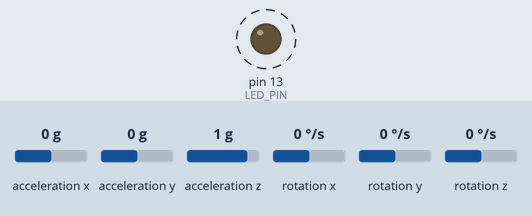
Recording of a sketch running on a simulated Arduino Uno, built with avr-gcc and run on an emulated ATmega328P. Parts: output pins drawn as LEDs (lit = HIGH). Dashed ring = blinking. The inputs (shaded band) are chosen by the test bench; at power-on: acceleration x 0 g, acceleration y 0 g, acceleration z 1 g, rotation x 0 °/s, rotation y 0 °/s, rotation z 0 °/s. What the sketch prints to the serial monitor is not drawn.

Above: at 0.96 s.
1.3 s: acceleration x set to -1.4 g
4.3 s: acceleration y set to -1.4 g
7.3 s: acceleration z set to 0 g
10.3 s: rotation x set to -192 °/s
Timing chart, 0 to 14.3 s (numbered marks = the images above; inputs shaded):
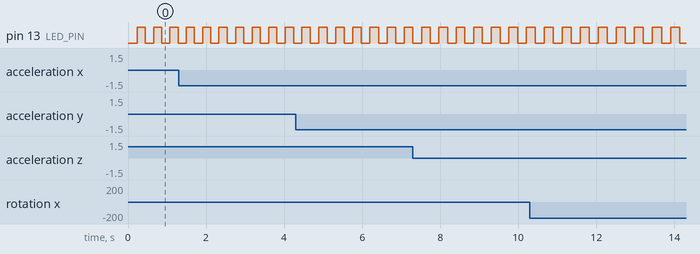

The sketch:

4_17_vel_position.ino
```cpp
// I2C device class (I2Cdev) demonstration Arduino sketch for MPU6050 class
// 10/7/2011 by Jeff Rowberg <jeff@rowberg.net>
// Updates should (hopefully) always be available at https://github.com/jrowberg/i2cdevlib
//
// Changelog:
//      2013-05-08 - added multiple output formats
//                 - added seamless Fastwire support
//      2011-10-07 - initial release

/* ============================================
I2Cdev device library code is placed under the MIT license
Copyright (c) 2011 Jeff Rowberg

Permission is hereby granted, free of charge, to any person obtaining a copy
of this software and associated documentation files (the "Software"), to deal
in the Software without restriction, including without limitation the rights
to use, copy, modify, merge, publish, distribute, sublicense, and/or sell
copies of the Software, and to permit persons to whom the Software is
furnished to do so, subject to the following conditions:

The above copyright notice and this permission notice shall be included in
all copies or substantial portions of the Software.

THE SOFTWARE IS PROVIDED "AS IS", WITHOUT WARRANTY OF ANY KIND, EXPRESS OR
IMPLIED, INCLUDING BUT NOT LIMITED TO THE WARRANTIES OF MERCHANTABILITY,
FITNESS FOR A PARTICULAR PURPOSE AND NONINFRINGEMENT. IN NO EVENT SHALL THE
AUTHORS OR COPYRIGHT HOLDERS BE LIABLE FOR ANY CLAIM, DAMAGES OR OTHER
LIABILITY, WHETHER IN AN ACTION OF CONTRACT, TORT OR OTHERWISE, ARISING FROM,
OUT OF OR IN CONNECTION WITH THE SOFTWARE OR THE USE OR OTHER DEALINGS IN
THE SOFTWARE.
===============================================
*/

// I2Cdev and MPU6050 must be installed as libraries, or else the .cpp/.h files
// for both classes must be in the include path of your project
#include "I2Cdev.h"
#include "MPU6050.h"

// Arduino Wire library is required if I2Cdev I2CDEV_ARDUINO_WIRE implementation
// is used in I2Cdev.h
#if I2CDEV_IMPLEMENTATION == I2CDEV_ARDUINO_WIRE
    #include "Wire.h"
#endif

// class default I2C address is 0x68
// specific I2C addresses may be passed as a parameter here
// AD0 low = 0x68 (default for InvenSense evaluation board)
// AD0 high = 0x69
MPU6050 accelgyro;
//MPU6050 accelgyro(0x69); // <-- use for AD0 high

int16_t ax, ay, az;
int16_t gx, gy, gz;


// uncomment "OUTPUT_READABLE_ACCELGYRO" if you want to see a tab-separated
// list of the accel X/Y/Z and then gyro X/Y/Z values in decimal. Easy to read,
// not so easy to parse, and slow(er) over UART.
#define OUTPUT_READABLE_ACCELGYRO

// uncomment "OUTPUT_BINARY_ACCELGYRO" to send all 6 axes of data as 16-bit
// binary, one right after the other. This is very fast (as fast as possible
// without compression or data loss), and easy to parse, but impossible to read
// for a human.
//#define OUTPUT_BINARY_ACCELGYRO


#define LED_PIN 13
bool blinkState = false;

long Raw_Time;
double Time;
double Prev_time;
double dt;
double AccX_M;
double AccY_M;
double AccZ_M;
double GyroX_M;
double GyroY_M;
double GyroZ_M;
double V_xi;
double V_yi;
double V_zi;
double V_x;
double V_y;
double V_z;
double S_xi;
double S_yi;
double S_zi;
double S_x;
double S_y;
double S_z;

void setup() {
    // join I2C bus (I2Cdev library doesn't do this automatically)
    #if I2CDEV_IMPLEMENTATION == I2CDEV_ARDUINO_WIRE
        Wire.begin();
    #elif I2CDEV_IMPLEMENTATION == I2CDEV_BUILTIN_FASTWIRE
        Fastwire::setup(400, true);
    #endif

    // initialize serial communication
    // (38400 chosen because it works as well at 8MHz as it does at 16MHz, but
    // it's really up to you depending on your project)
    Serial.begin(9600);

    // initialize device
    Serial.println("Initializing I2C devices...");
    accelgyro.initialize();
    accelgyro.setDLPFMode(MPU6050_DLPF_BW_98); // <<<<<<<<<<<<<<<<<<<<<<<<<<<<<<<<<<<<<<<<<<<<<<<<<<<<<<<<<<<<<<<<<<<<<<<<<<<<

    // verify connection
    Serial.println("Testing device connections...");
    Serial.println(accelgyro.testConnection() ? "MPU6050 connection successful" : "MPU6050 connection failed");

    // use the code below to change accel/gyro offset values
    /*
    Serial.println("Updating internal sensor offsets...");
    // -76  -2359 1688  0 0 0
    Serial.print(accelgyro.getXAccelOffset()); Serial.print("\t"); // -76
    Serial.print(accelgyro.getYAccelOffset()); Serial.print("\t"); // -2359
    Serial.print(accelgyro.getZAccelOffset()); Serial.print("\t"); // 1688
    Serial.print(accelgyro.getXGyroOffset()); Serial.print("\t"); // 0
    Serial.print(accelgyro.getYGyroOffset()); Serial.print("\t"); // 0
    Serial.print(accelgyro.getZGyroOffset()); Serial.print("\t"); // 0
    Serial.print("\n");
    accelgyro.setXGyroOffset(220);
    accelgyro.setYGyroOffset(76);
    accelgyro.setZGyroOffset(-85);
    Serial.print(accelgyro.getXAccelOffset()); Serial.print("\t"); // -76
    Serial.print(accelgyro.getYAccelOffset()); Serial.print("\t"); // -2359
    Serial.print(accelgyro.getZAccelOffset()); Serial.print("\t"); // 1688
    Serial.print(accelgyro.getXGyroOffset()); Serial.print("\t"); // 0
    Serial.print(accelgyro.getYGyroOffset()); Serial.print("\t"); // 0
    Serial.print(accelgyro.getZGyroOffset()); Serial.print("\t"); // 0
    Serial.print("\n");
    */

    // configure Arduino LED for
    pinMode(LED_PIN, OUTPUT);
    V_xi = 0.0;
    V_yi = 0.0;
    V_zi = 0.0;
    Prev_time = 0.0;
    S_xi = 0.0;
    S_yi = 0.0;
    S_zi = 0.0;
}


void loop() {
    // read raw accel/gyro measurements from device
    accelgyro.getMotion6(&ax, &ay, &az, &gx, &gy, &gz);

    // these methods (and a few others) are also available
    //accelgyro.getAcceleration(&ax, &ay, &az);
    //accelgyro.getRotation(&gx, &gy, &gz);

    #ifdef OUTPUT_READABLE_ACCELGYRO

        Raw_Time = millis();
        Time = Raw_Time/1000.0;
        dt = Time - Prev_time;
        AccX_M = ((9.81*ax)/16348.0)-0.116;
        AccY_M = ((9.81*ay)/16348.0)+0.557;
        AccZ_M = (((9.81*az)/16348.0)+(9.81-8.616))-9.81;
        V_x = V_xi + (AccX_M * dt);
        V_y = V_yi + (AccY_M * dt);
        V_z = V_zi + (AccZ_M * dt);
        S_x = S_xi + (V_x*dt);
        S_y = S_yi + (V_y*dt);
        S_z = S_zi + (V_z*dt);
        V_xi = V_x;
        V_yi = V_y;
        V_zi = V_z;
        S_xi = S_x;
        S_yi = S_y;
        S_zi = S_z;
        GyroX_M = (gx/131.0)+1.054;
        GyroY_M = (gy/131.0)+0.030;
        GyroZ_M = (gz/131.0)+0.151;
        Prev_time = Time;


        // display tab-separated accel/gyro x/y/z values
        Serial.print("Time = "); Serial.print(Time);
        Serial.print(" || AccX = ");Serial.print(AccX_M);
        Serial.print(" || AccY = ");Serial.print(AccY_M);
        Serial.print(" || AccZ = ");Serial.print(AccZ_M);
        Serial.print(" || VelX = ");Serial.print(V_x);
        Serial.print(" || VelY = ");Serial.print(V_y);
        Serial.print(" || VelZ = ");Serial.print(V_z);
        Serial.print(" || PosX = ");Serial.print(S_x);
        Serial.print(" || PosY = ");Serial.print(S_y);
        Serial.print(" || PosZ = ");Serial.println(S_z);
        Serial.print(" || GyroX = ");Serial.print(GyroX_M);
        Serial.print(" || GyroY = ");Serial.print(GyroY_M);
        Serial.print(" || GyroZ = ");Serial.println(GyroZ_M);

    #endif

    #ifdef OUTPUT_BINARY_ACCELGYRO
        Serial.write((uint8_t)(ax >> 8)); Serial.write((uint8_t)(ax & 0xFF));
        Serial.write((uint8_t)(ay >> 8)); Serial.write((uint8_t)(ay & 0xFF));
        Serial.write((uint8_t)(az >> 8)); Serial.write((uint8_t)(az & 0xFF));
        Serial.write((uint8_t)(gx >> 8)); Serial.write((uint8_t)(gx & 0xFF));
        Serial.write((uint8_t)(gy >> 8)); Serial.write((uint8_t)(gy & 0xFF));
        Serial.write((uint8_t)(gz >> 8)); Serial.write((uint8_t)(gz & 0xFF));
    #endif

    // blink LED to indicate activity
    blinkState = !blinkState;
    digitalWrite(LED_PIN, blinkState);
}
```

Measured:
- by itself, pin 13 (LED_PIN): alternates HIGH for 0.23 s and LOW for 0.23 s
